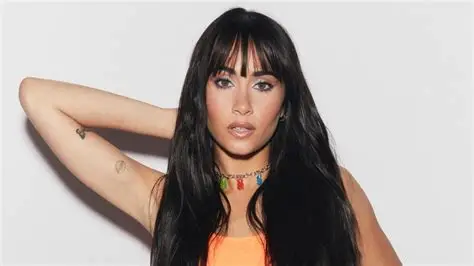
#> input picture fotos/aitana_foto.webp, 474 x 266 px
$ python swap_caras_foto.py
#> lines starting #> are read from the running program, lines starting #| are printed output that depends on the picture; after the words box and inside, x2 and y2 are one past the last pixel; in counts of white or black regions, pixels touching at a corner belong together
#> in preparar_foto, img is the input picture: shape (266, 474, 3); mean B, G, R 159.8, 165.4, 176.1
import cv2
import numpy as np

face_cascade = cv2.CascadeClassifier(cv2.data.haarcascades + "haarcascade_frontalface_default.xml")
eye_cascade = cv2.CascadeClassifier(cv2.data.haarcascades + "haarcascade_eye.xml")
mouth_cascade = cv2.CascadeClassifier(cv2.data.haarcascades + "haarcascade_smile.xml")


import cv2
import numpy as np

def overlay_region(base, source, center, w, h, alpha=0.7, mode="rect"):
    h_img, w_img = base.shape[:2]
    cx, cy = int(center[0]), int(center[1])

    x1 = max(cx - w // 2, 0)
    y1 = max(cy - h // 2, 0)
    x2 = min(cx + w // 2, w_img - 1)
    y2 = min(cy + h // 2, h_img - 1)

    if x2 <= x1 or y2 <= y1:
        return base

    patch_base = base[y1:y2, x1:x2]
    patch_src = source[y1:y2, x1:x2]


    ph, pw = patch_base.shape[:2]
    mask = np.zeros((ph, pw), dtype=np.uint8)
    center_ellipse = (pw // 2, ph // 2)
    axes = (int(pw * 0.45), int(ph * 0.6))
    cv2.ellipse(mask, center_ellipse, axes, 0, 0, 360, 255, -1)
    mask = cv2.GaussianBlur(mask, (0, 0), sigmaX=3, sigmaY=3)

    mask_f = (mask.astype(np.float32) / 255.0)[:, :, None]
    blended = patch_src * (alpha * mask_f) + patch_base * (1.0 - alpha * mask_f)
    blended = blended.astype(np.uint8)

    base[y1:y2, x1:x2] = blended
    return base

def detectar_landmarks_basicos(img):
    gray = cv2.cvtColor(img, cv2.COLOR_BGR2GRAY)
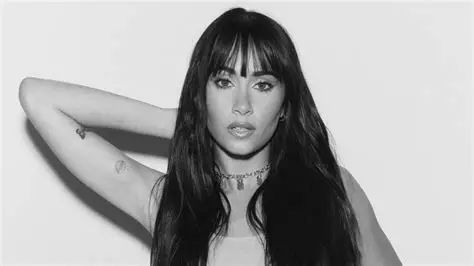
#> gray: shape (266, 474); min 2, max 251, mean 167.9
    faces = face_cascade.detectMultiScale(gray, 1.3, 5)
#> faces = [[208, 128, 69, 69], [192, 45, 105, 105]]

    if len(faces) == 0:
        return None, None

    x, y, w, h = sorted(faces, key=lambda f: f[2] * f[3], reverse=True)[0]
#> x = 192; y = 45; w = 105; h = 105
    roi_gray = gray[y:y + h, x:x + w]
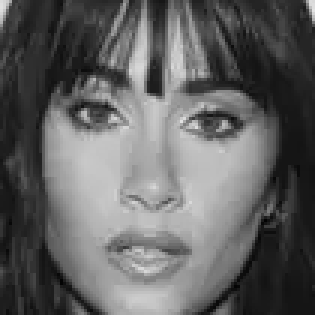
#> roi_gray: shape (105, 105) (shown 3 times larger); min 2, max 226, mean 97.7

    eyes = eye_cascade.detectMultiScale(roi_gray, 1.1, 5)
#> eyes = [[20, 26, 24, 24], [59, 29, 24, 24]]
    eyes = sorted(eyes, key=lambda e: e[1])  # ordenar por y (de arriba hacia abajo)

    eye_centers = []
    for ex, ey, ew, eh in eyes:
        cx = x + ex + ew // 2
        cy = y + ey + eh // 2
        eye_centers.append((cx, cy))
#> this loop made 2 passes
#> (ex, ey, ew, eh, cx, cy) on passes 1 to 2: (20, 26, 24, 24, 224, 83), (59, 29, 24, 24, 263, 86)
#> after the loop, eye_centers = [(224, 83), (263, 86)]

    if len(eye_centers) >= 2:
        eye_centers = eye_centers[:2]
        eye_centers = sorted(eye_centers, key=lambda p: p[0])
        left_eye, right_eye = eye_centers[0], eye_centers[1]
#> left_eye = (224, 83); right_eye = (263, 86)
    elif len(eye_centers) == 1:
        left_eye = eye_centers[0]
        right_eye = (x + w - (left_eye[0] - x), left_eye[1])
    else:
        left_eye = (x + int(0.3 * w), y + int(0.35 * h))
        right_eye = (x + int(0.7 * w), y + int(0.35 * h))

    mouths = mouth_cascade.detectMultiScale(roi_gray, 1.3, 15)
#> mouths = [[31, 80, 36, 18]]
    mouth_center = None
    if len(mouths) > 0:
        mx, my, mw, mh = sorted(mouths, key=lambda m: m[1], reverse=True)[0]
#> mx = 31; my = 80; mw = 36; mh = 18
        mcx = x + mx + mw // 2
#> mcx = 241
        mcy = y + my + mh // 2
#> mcy = 134
        mouth_center = (mcx, mcy)
#> mouth_center = (241, 134)
    else:
        mcx = x + w // 2
        mcy = y + int(0.75 * h)
        mouth_center = (mcx, mcy)

    pts = np.float32([left_eye, right_eye, mouth_center])
#> pts = [[224, 83], [263, 86], [241, 134]]
    face_rect = (x, y, w, h)
#> face_rect = (192, 45, 105, 105)
    return pts, face_rect


def preparar_foto(photo_path):
    img = cv2.imread(photo_path)
    if img is None:
        raise ValueError("No se pudo leer la foto")

    src_pts, face_rect = detectar_landmarks_basicos(img)
#> src_pts = [[224, 83], [263, 86], [241, 134]]; face_rect = (192, 45, 105, 105)
    if src_pts is None:
        raise ValueError("No se detectó cara en la foto")

    x, y, w, h = face_rect
#> x = 192; y = 45; w = 105; h = 105
    mask = np.zeros(img.shape[:2], dtype=np.uint8)
    center = (x + w // 2, y + h // 2)
#> center = (244, 97)
    axes = (int(w * 0.5), int(h * 0.6))
#> axes = (52, 63)
    cv2.ellipse(mask, center, axes, 0, 0, 360, 255, -1)
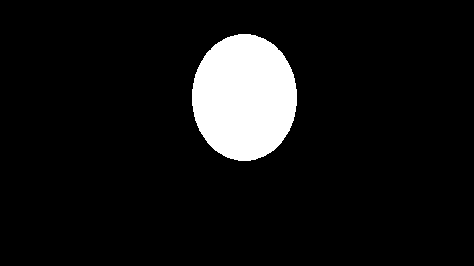
#> mask: shape (266, 474); 8.3% white; 1 white region, box (x1, y1, x2, y2) and area: (192, 34, 297, 161) 10477

    return img, mask, src_pts


def aplicar_swap(frame, photo_img, photo_mask, src_pts, prev_dst_pts=None, alpha_smooth=0.6):
    dst_pts, _ = detectar_landmarks_basicos(frame)
    if dst_pts is None:
        return frame, prev_dst_pts

    if prev_dst_pts is not None:
        dst_pts = alpha_smooth * dst_pts + (1 - alpha_smooth) * prev_dst_pts

    M = cv2.getAffineTransform(src_pts, dst_pts.astype(np.float32))
    h, w = frame.shape[:2]
    warped_face = cv2.warpAffine(photo_img, M, (w, h), flags=cv2.INTER_LINEAR)
    warped_mask = cv2.warpAffine(photo_mask, M, (w, h))

    ys, xs = np.where(warped_mask > 0)
    if len(xs) == 0 or len(ys) == 0:
        return frame, prev_dst_pts

    x1, x2 = xs.min(), xs.max()
    y1, y2 = ys.min(), ys.max()

    src_roi = warped_face[y1:y2+1, x1:x2+1]
    mask_roi = warped_mask[y1:y2+1, x1:x2+1]
    center_clone = ((x1 + x2) // 2, (y1 + y2) // 2)

    swapped = cv2.seamlessClone(src_roi, frame, mask_roi, center_clone, cv2.NORMAL_CLONE)

    left_eye = dst_pts[0]
    right_eye = dst_pts[1]
    mouth = dst_pts[2]

    face_width = np.linalg.norm(dst_pts[1] - dst_pts[0])

    eye_w = int(face_width * 0.5)
    eye_h = int(face_width * 0.3)
    mouth_w = int(face_width * 0.8)
    mouth_h = int(face_width * 0.4)

    swapped = overlay_region(swapped, frame, left_eye, eye_w, eye_h, alpha=0.8)
    swapped = overlay_region(swapped, frame, right_eye, eye_w, eye_h, alpha=0.8)
    swapped = overlay_region(swapped, frame, mouth, mouth_w, mouth_h, alpha=0.9, mode='mouth')

    return swapped, dst_pts


def main(camera_index=0, width=1280, height=720, photo_path="cara_foto.jpg"):
    photo_img, photo_mask, src_pts = preparar_foto(photo_path)
#> src_pts = [[224, 83], [263, 86], [241, 134]]

    cap = cv2.VideoCapture(camera_index, cv2.CAP_DSHOW)
    if not cap.isOpened():
        print("No se pudo abrir la cámara")
        return

    cap.set(cv2.CAP_PROP_FRAME_WIDTH, width)
    cap.set(cv2.CAP_PROP_FRAME_HEIGHT, height)

    prev_dst_pts = None

    try:
        while True:
            ret, frame = cap.read()
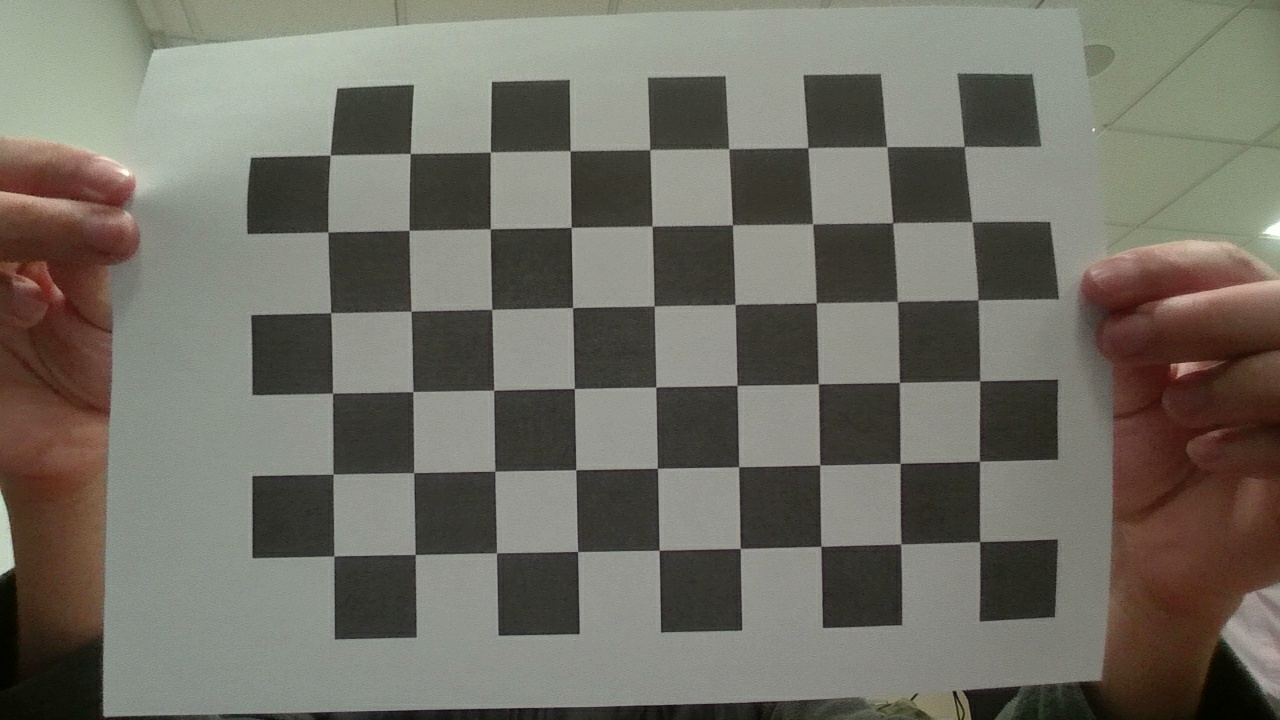
#> input picture Calibration_images_Ray/1.jpg, 1280 x 720 px, given in place of the camera
#> frame is the input picture: shape (720, 1280, 3); mean B, G, R 100.7, 110.8, 113.2
            if not ret:
                break

            frame_swapped, prev_dst_pts = aplicar_swap(frame, photo_img, photo_mask, src_pts, prev_dst_pts)
#> in detectar_landmarks_basicos (call 2), `gray = cv2.cvtColor(img, cv2.COLOR_BGR2GRAY)`:
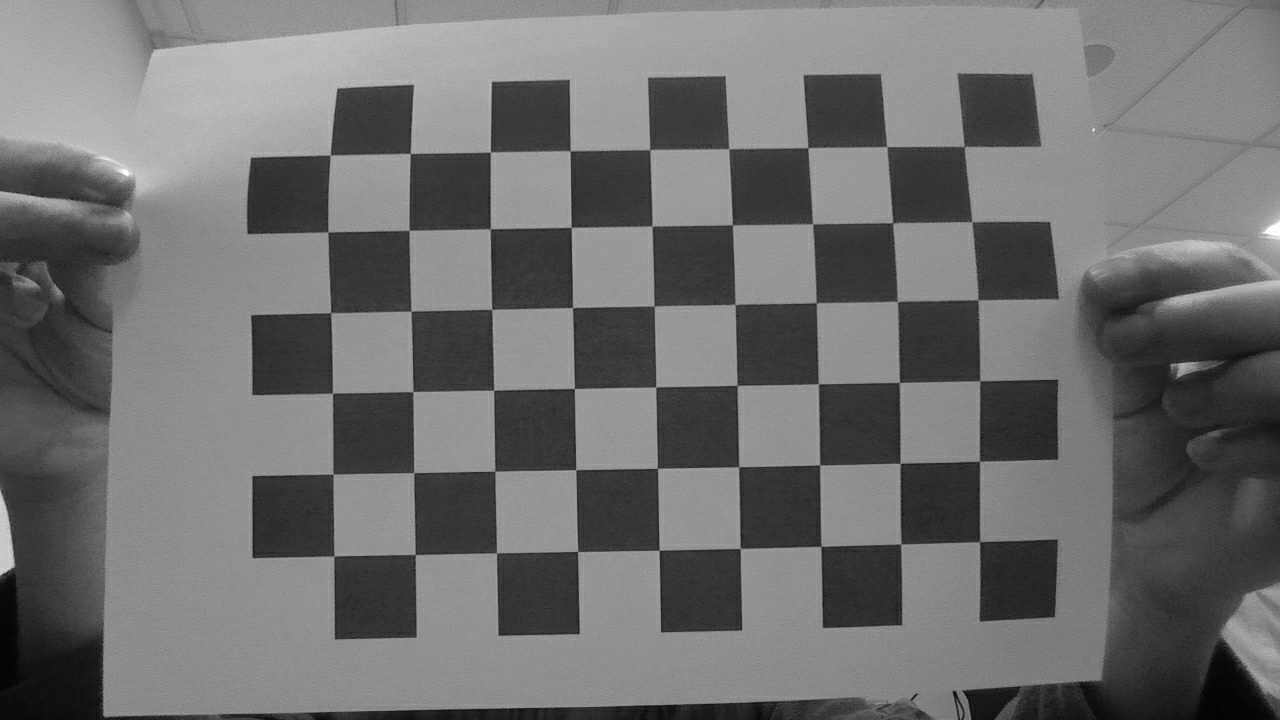
#> gray: shape (720, 1280); min 2, max 254, mean 110.4
#> in detectar_landmarks_basicos (call 2), `faces = face_cascade.detectMultiScale(gray, 1.3, 5)`: faces = ()

            cv2.imshow("Face swap alineado ojos y boca", frame_swapped)

            key = cv2.waitKey(1) & 0xFF
#> (key q is pressed here)
            if key == ord('q') or key == 27:
                break
    finally:
        cap.release()
        cv2.destroyAllWindows()


if __name__ == "__main__":
    main(photo_path="fotos/aitana_foto.webp")

    #main(photo_path="cara_mariano_rajoy.webp")
